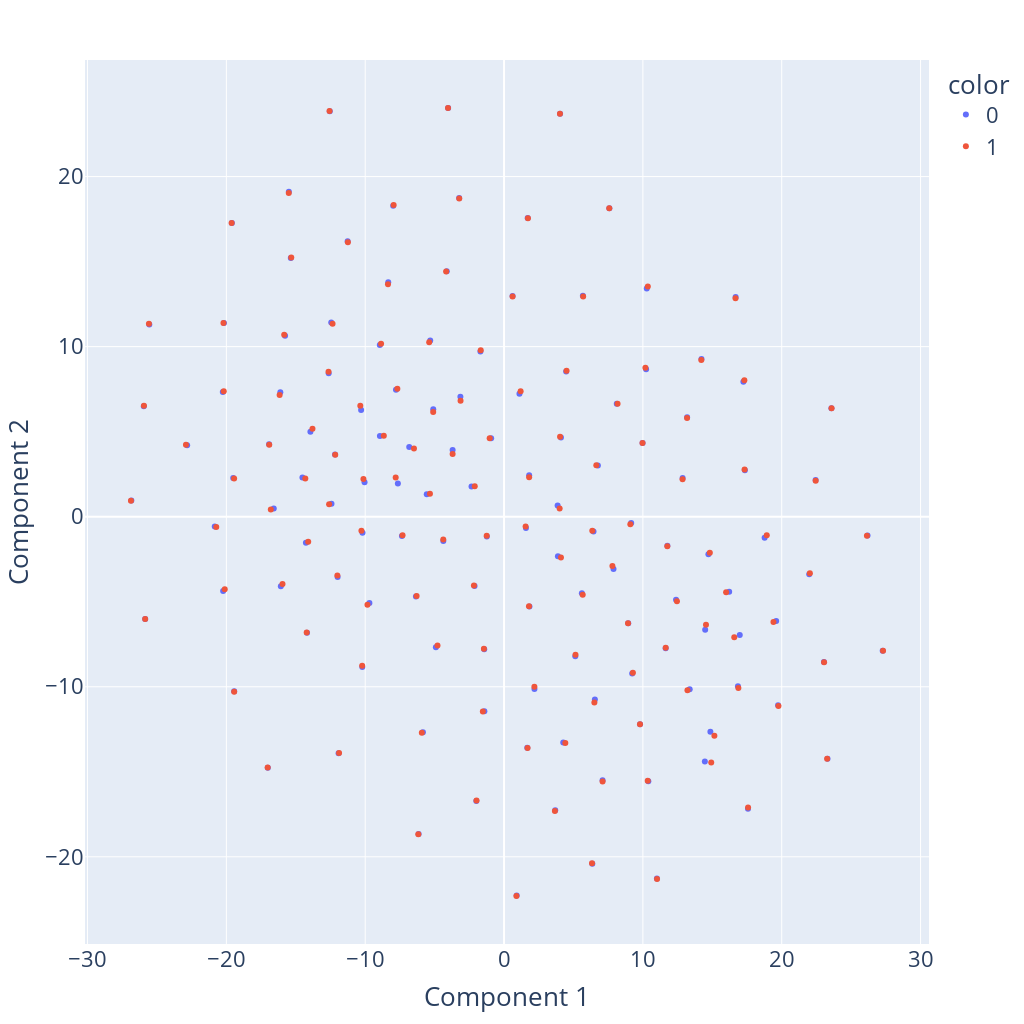

Here is the notebook cell this chart was saved with:
### Code cell
tsne = TSNE(n_components=2, verbose=1, random_state=123, learning_rate='auto')
z = tsne.fit_transform(x) 
df = pd.DataFrame()
df["y"] = y
df["component_1"] = z[:,0]
df["component_2"] = z[:,1]
label_str = []
for l in df.y.tolist():
    if l == 1:
        label_str.append('0')
    else:
        label_str.append('1')

fig = px.scatter(data_frame=df, x="component_1", y="component_2", color=label_str,
           labels={
                     "component_1": "Component 1",
                     "component_2": "Component 2",
                 },
            # title="",
            width=1024, height=1024)

fig.update_layout(
    font=dict(
        size=22,  # Set the font size here
    )
)
fig.show()
# fig.write_image(original_path+prefix_path+config_path+"{}_vs_{}_tsne.png".format(class1, class2))

### Figure 1 — Plotly figure (JSON) as saved in the notebook; plotly's stock layout.template omitted (floating-point values rounded to 4 significant figures; data arrays with more than 128 entries replaced by an {"elided": "..."} marker saying what was removed)
{"data": [{"hovertemplate": "color=0<br>Component 1=%{x}<br>Component 2=%{y}<extra></extra>", "legendgroup": "0", "marker": {"color": "#636efa", "symbol": "circle"}, "mode": "markers", "name": "0", "orientation": "v", "showlegend": true, "type": "scatter", "x": {"elided": "130 float values"}, "xaxis": "x", "y": {"elided": "130 float values"}, "yaxis": "y"}, {"hovertemplate": "color=1<br>Component 1=%{x}<br>Component 2=%{y}<extra></extra>", "legendgroup": "1", "marker": {"color": "#EF553B", "symbol": "circle"}, "mode": "markers", "name": "1", "orientation": "v", "showlegend": true, "type": "scatter", "x": {"elided": "130 float values"}, "xaxis": "x", "y": {"elided": "130 float values"}, "yaxis": "y"}], "layout": {"font": {"size": 22}, "height": 1024, "legend": {"title": {"text": "color"}, "tracegroupgap": 0}, "margin": {"t": 60}, "width": 1024, "xaxis": {"anchor": "y", "domain": [0, 1], "title": {"text": "Component 1"}}, "yaxis": {"anchor": "x", "domain": [0, 1], "title": {"text": "Component 2"}}}}
